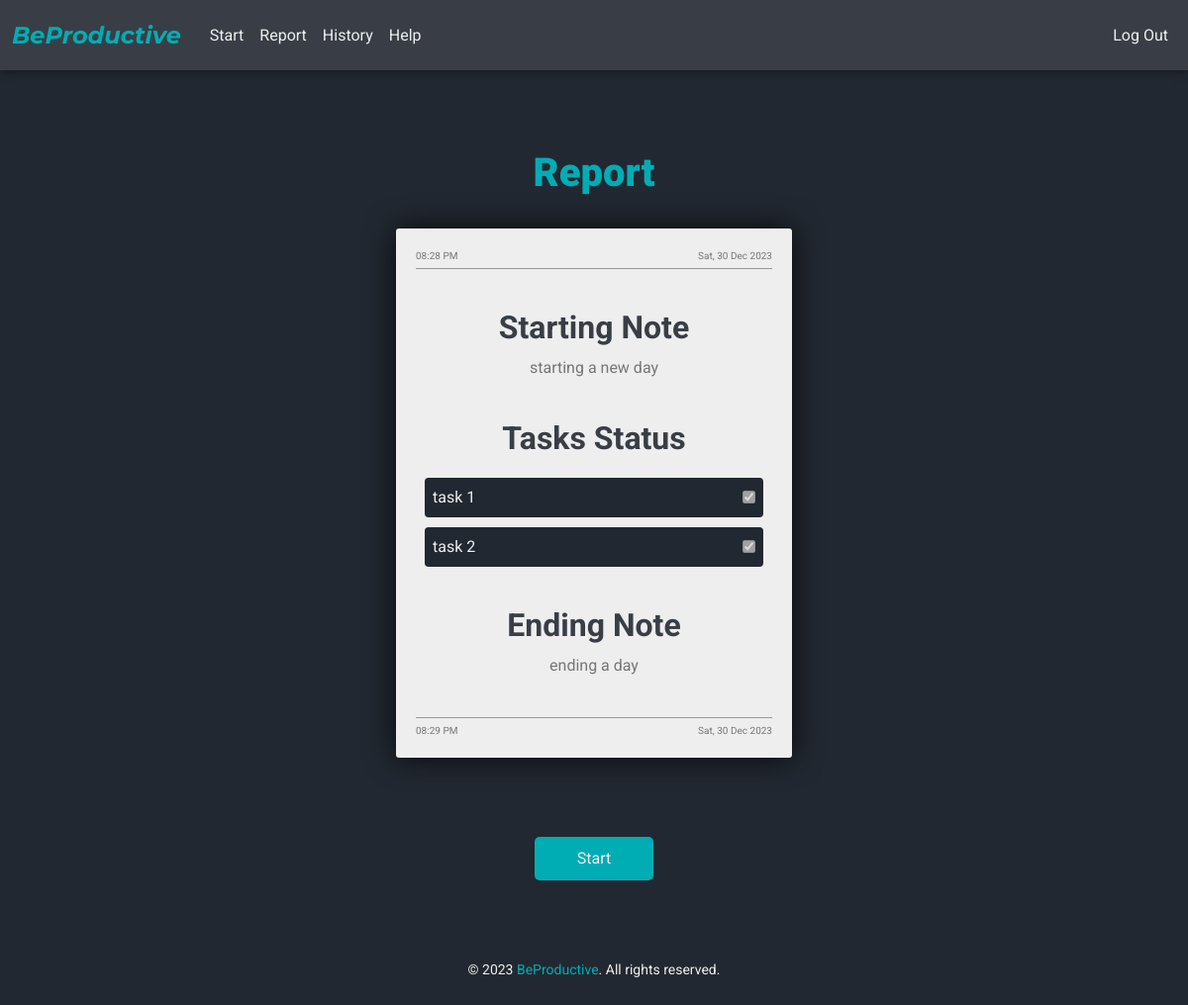
The app's page /report (signed in) with its own data.
### tables this page shows
CREATE TABLE days (
id INTEGER PRIMARY KEY AUTOINCREMENT NOT NULL,
startingNote TEXT NOT NULL,
startingTime TEXT NOT NULL,
startingDay TEXT NOT NULL,
endingNote TEXT,
endingTime TEXT,
endingDay TEXT,
status BOOLEAN NOT NULL
);

CREATE TABLE tasks (
id INTEGER PRIMARY KEY AUTOINCREMENT NOT NULL,
day_id INTEGER NOT NULL,
task TEXT NOT NULL,
status BOOLEAN NOT NULL,
FOREIGN KEY (day_id) REFERENCES days(id)
);

### app.py (the view, shortened to what this page needs)
@app.route("/report")
@login_required
def report():
    rows_for_days = db.execute("SELECT * FROM days WHERE id IN (SELECT day_id FROM relation WHERE user_id = ? ORDER BY day_id DESC LIMIT 2) ORDER BY id DESC", session["user_id"])
    if len(rows_for_days) > 0: # Check if atleast one day exists
        status = rows_for_days[0]["status"]
        if status == 1:
            day = rows_for_days[0]
            day_id = day["id"]
            rows_for_tasks = db.execute("SELECT status, task FROM tasks WHERE day_id = ?", day_id)
            return render_template("report.html", day=day, tasks=rows_for_tasks)
    else:
        return apology("Initiate Your Day To Pave The Way Forward!")

### app.py (called while the page is built)
@app.after_request
def after_request(response):
    response.headers["Cache-Control"] = "no-cache, no-store, must-revalidate"
    response.headers["Expires"] = 0
    response.headers["Pragma"] = "no-cache"
    return response

### helpers.py (called while the page is built)
def login_required(f):
    @wraps(f)
    def decorated_function(*args, **kwargs):
        if session.get("user_id") is None:
            return redirect("/login")
        return f(*args, **kwargs)
    return decorated_function

### templates/report.html (shortened to what this page needs)
{% extends "layout.html" %}
{% block main %}
    <div class="report">
        <h1 class="report-heading">Report</h1>
        <div class="report-container">
            <div class="starting-timestamp">
                <span class="starting-time ">{{ day["startingTime"] }}</span>
                <span class="starting-day">{{ day["startingDay"] }}</span>
            </div>
            <div class="starting-note-container">
                <h2 class="starting-note-heading">Starting Note</h2>
                <p class="starting-note">{{ day["startingNote"] }}</p>
            </div>
            <div class="tasks-container">
                <h2 class="tasks-heading">Tasks Status</h2>
                <div class="task-list">
                    {% for task in tasks %}
                        <div class="task-report">
                            <span class="task-text">{{ task["task"] }}</span>
                            <input class="report-task-checkbox" type="checkbox" {% if task['status'] %} checked {% endif %} disabled>
                        </div>
                    {% endfor %}
                </div>
            </div>
            <div class="ending-note-container">
                <h2 class="ending-note-heading">Ending Note</h2>
                <p class="ending-note">{{ day["endingNote"] }}</p>
            </div>
            <div class="ending-timestamp">
                <span class="ending-time ">{{ day["endingTime"] }}</span>
                <span class="ending-day">{{ day["endingDay"] }}</span>
            </div>
        </div>
        <div class="report-button-container">
            <button class="report-button" type="button"><a href="/start">Start</a></button>
        </div>
    </div>
{% endblock %}

### templates/layout.html (shortened to what this page needs)
<!DOCTYPE html>
<html lang="en">
    <head>
        <link href="https://cdn.jsdelivr.net/npm/bootstrap@5.3.2/dist/css/bootstrap.min.css" rel="stylesheet">
        <link href="/static/styles.css" rel="stylesheet">
    </head>
    <body>
        <nav class="navbar navbar-expand-md navbar-light">
            <div class="container-fluid">
                <a class="navbar-brand" href="/">BeProductive</a>
                <div class="collapse navbar-collapse" id="navbar">
                    {% if session["user_id"] %}
                        <ul class="navbar-nav me-auto mt-2">
                            <li class="nav-item"><a class="nav-link" href="/start">Start</a></li>
                            <li class="nav-item"><a class="nav-link" href="/report">Report</a></li>
                            <li class="nav-item"><a class="nav-link" href="/history">History</a></li>
                            <li class="nav-item"><a class="nav-link" href="/help">Help</a></li>
                        </ul>
                        <ul class="navbar-nav ms-auto mt-2">
                            <li class="nav-item"><a class="nav-link" href="/logout">Log Out</a></li>
                        </ul>
                    {% else %}
                        <ul class="navbar-nav ms-auto mt-2">
                            <li class="nav-item"><a class="nav-link" href="/login">Log In</a></li>
                            <li class="nav-item"><a class="nav-link" href="/register">Register</a></li>
                        </ul>
                    {% endif %}
                </div>
            </div>
        </nav>
        <main>
            {% block main %}{% endblock %}
        </main>
        <footer class="mb-5 small text-center">
            <p id="copyright-text">&copy; 2024 <span>BeProductive</span>. All rights reserved.</p>
        </footer>
    </body>
</html>

### static/styles.css (style rules this page uses)
body, html { margin: 0; padding: 0; font-family: "Roboto", sans-serif; }
body { background-color: #222831; color: #EEEEEE; }
.navbar { background-color: #393E46; box-shadow: 0 0 10px rgba(0, 0, 0, 0.5); }
div.collapse.navbar-collapse { padding-left: 5px; padding-bottom: 7px; }
nav .navbar-brand { color: #00ADB5; font-size: x-large; font-family: "Montserrat", sans-serif; font-weight: 700; font-style: italic; }
.navbar-nav .nav-link { color: #EEEEEE; }
.report { margin: 80px auto; width: 80%; max-width: 400px; }
.report-heading { text-align: center; margin-bottom: 32px; font-family: "Roboto", sans-serif; font-weight: 900; font-size: 2.5rem; color: #00ADB5; }
.report-container { margin-bottom: 80px; background-color: #EEEEEE; color: #222831; padding: 20px; border-radius: 3px; box-shadow: 0 0 30px 0 rgba(0, 0, 0, 0.8); }
.starting-timestamp { display: flex; justify-content: space-between; margin-bottom: 40px; border-bottom: 1px solid #999999; padding-bottom: 5px; }
.starting-time, .starting-day { color: #777777; font-size: x-small; }
.starting-note-container { text-align: center; margin-bottom: 40px; }
.starting-note-heading { margin-bottom: 10px; font-family: "Roboto", sans-serif; font-weight: 700; color: #393E46; }
.starting-note-container .starting-note { color: #777777; }
.tasks-container { margin-bottom: 40px; }
.tasks-heading { text-align: center; margin-bottom: 20px; font-family: "Roboto", sans-serif; font-weight: 700; color: #393E46; }
.task-list { color: #EEEEEE; margin: auto; width: 95%; }
.task-report { display: flex; align-items: center; text-align: left; background-color: #222831; padding: 8px; margin-bottom: 10px; border-radius: 4px; font-family: 'Roboto', sans-serif; }
.report-task-checkbox { margin-left: auto; }
.ending-note-container { text-align: center; margin-bottom: 40px; }
.ending-note-heading { margin-bottom: 10px; font-family: "Roboto", sans-serif; font-weight: 700; color: #393E46; }
.ending-note-container .ending-note { color: #777777; }
.ending-timestamp { display: flex; justify-content: space-between; border-top: 1px solid #999999; padding-top: 5px; }
.ending-time, .ending-day { color: #777777; font-size: x-small; }
.report-button-container { margin: auto; width: 50%; text-align: center; }
.report-button { width: 60%; padding: 10px; border: none; border-radius: 5px; background-color: #00ADB5; color: #EEEEEE; cursor: pointer; transition: background-color 0.3s ease; }
.report-button a { text-decoration: none; color: #EEEEEE; }

### records on screen
days: startingTime "08:28 PM", startingDay "Sat, 30 Dec 2023", startingNote "starting a new day", endingNote "ending a day", endingTime "08:29 PM", endingDay "Sat, 30 Dec 2023"
tasks: task "task 1", status "☑"
tasks: task "task 2", status "☑"
